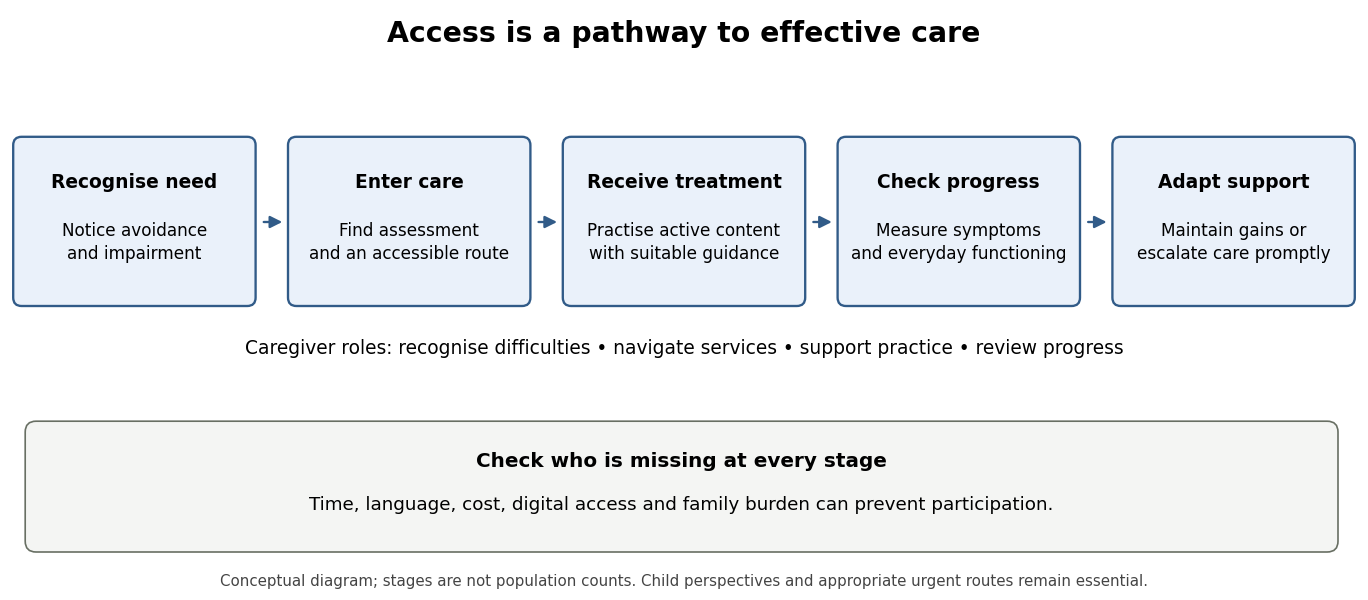

The script that drew this image:
"""Original conceptual care pathway; no empirical counts or source artwork.

Python 3.14.4, NumPy 2.3.5, Matplotlib 3.10.7.
Run from any directory; the PNG is written to the current working directory.
"""
from pathlib import Path
import matplotlib
matplotlib.use('Agg')
import matplotlib.pyplot as plt
from matplotlib.patches import FancyBboxPatch, FancyArrowPatch

plt.rcParams.update({'font.family': 'DejaVu Sans', 'font.size': 11})
fig, ax = plt.subplots(figsize=(11.4, 5.0), dpi=120, facecolor='white')
ax.set(xlim=(0, 11.4), ylim=(0, 5.0))
ax.axis('off')
ax.text(5.7, 4.72, 'Access is a pathway to effective care', ha='center', va='center', fontsize=17, weight='bold')
xs = [0.18, 2.47, 4.76, 7.05, 9.34]
stages = [
 ('Recognise need', 'Notice avoidance\nand impairment'),
 ('Enter care', 'Find assessment\nand an accessible route'),
 ('Receive treatment', 'Practise active content\nwith suitable guidance'),
 ('Check progress', 'Measure symptoms\nand everyday functioning'),
 ('Adapt support', 'Maintain gains or\nescalate care promptly'),
]
for i, (x, (title, body)) in enumerate(zip(xs, stages)):
 ax.add_patch(FancyBboxPatch((x, 2.52), 1.88, 1.27, boxstyle='round,pad=0.07', facecolor='#eaf1fa', edgecolor='#315b88', linewidth=1.4))
 ax.text(x + .94, 3.48, title, ha='center', va='center', fontsize=11.2, weight='bold')
 ax.text(x + .94, 2.98, body, ha='center', va='center', fontsize=10.1, linespacing=1.4)
 if i < 4:
  ax.add_patch(FancyArrowPatch((x+1.99, 3.15), (xs[i+1]-.09, 3.15), arrowstyle='-|>', mutation_scale=15, linewidth=1.4, color='#315b88'))
ax.text(5.7, 2.05, 'Caregiver roles: recognise difficulties • navigate services • support practice • review progress', ha='center', fontsize=11.2)
ax.add_patch(FancyBboxPatch((.3, .49), 10.76, .91, boxstyle='round,pad=0.09', facecolor='#f4f5f3', edgecolor='#686f63'))
ax.text(5.68, 1.11, 'Check who is missing at every stage', ha='center', weight='bold', fontsize=12)
ax.text(5.68, .75, 'Time, language, cost, digital access and family burden can prevent participation.', ha='center', fontsize=11)
ax.text(5.7, .12, 'Conceptual diagram; stages are not population counts. Child perspectives and appropriate urgent routes remain essential.', ha='center', fontsize=9.0, color='#444444')
fig.subplots_adjust(left=0, right=1, bottom=0, top=1)
fig.savefig(Path.cwd() / (Path(__file__).stem + '.png'), facecolor='white', transparent=False, metadata={'Software': 'Matplotlib'})
plt.close(fig)
